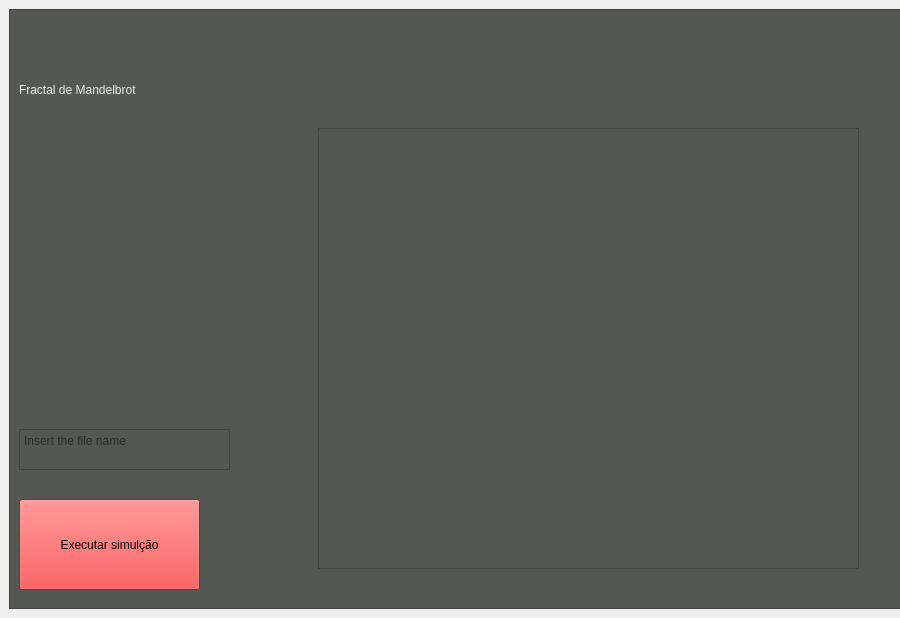
<?xml version="1.0" encoding="UTF-8"?>
<ui version="4.0">
 <class>MainWindow</class>
 <widget class="QMainWindow" name="MainWindow">
  <property name="geometry">
   <rect>
    <x>0</x>
    <y>0</y>
    <width>900</width>
    <height>618</height>
   </rect>
  </property>
  <property name="minimumSize">
   <size>
    <width>900</width>
    <height>600</height>
   </size>
  </property>
  <property name="maximumSize">
   <size>
    <width>918</width>
    <height>618</height>
   </size>
  </property>
  <widget class="QWidget" name="centralwidget">
   <layout class="QHBoxLayout" name="horizontalLayout">
    <item>
     <widget class="QFrame" name="frame">
      <property name="minimumSize">
       <size>
        <width>900</width>
        <height>600</height>
       </size>
      </property>
      <property name="maximumSize">
       <size>
        <width>900</width>
        <height>600</height>
       </size>
      </property>
      <property name="styleSheet">
       <string notr="true">background-color: rgb(85, 87, 83);</string>
      </property>
      <property name="frameShape">
       <enum>QFrame::StyledPanel</enum>
      </property>
      <property name="frameShadow">
       <enum>QFrame::Raised</enum>
      </property>
      <widget class="QPushButton" name="pushButton">
       <property name="geometry">
        <rect>
         <x>10</x>
         <y>490</y>
         <width>181</width>
         <height>91</height>
        </rect>
       </property>
       <property name="styleSheet">
        <string notr="true">background-color: rgb(239, 41, 41);</string>
       </property>
       <property name="text">
        <string>Executar simulção</string>
       </property>
      </widget>
      <widget class="QLabel" name="label">
       <property name="geometry">
        <rect>
         <x>10</x>
         <y>20</y>
         <width>381</width>
         <height>121</height>
        </rect>
       </property>
       <property name="styleSheet">
        <string notr="true">color: rgb(238, 238, 236);
font: 28pt &quot;Ubuntu&quot;;</string>
       </property>
       <property name="text">
        <string>Fractal de Mandelbrot</string>
       </property>
      </widget>
      <widget class="QFrame" name="image_preview">
       <property name="geometry">
        <rect>
         <x>309</x>
         <y>119</y>
         <width>541</width>
         <height>441</height>
        </rect>
       </property>
       <property name="frameShape">
        <enum>QFrame::StyledPanel</enum>
       </property>
       <property name="frameShadow">
        <enum>QFrame::Raised</enum>
       </property>
      </widget>
      <widget class="QTextEdit" name="textEdit">
       <property name="geometry">
        <rect>
         <x>10</x>
         <y>420</y>
         <width>211</width>
         <height>41</height>
        </rect>
       </property>
       <property name="placeholderText">
        <string>Insert the file name</string>
       </property>
      </widget>
     </widget>
    </item>
   </layout>
  </widget>
 </widget>
 <resources/>
 <connections/>
</ui>
